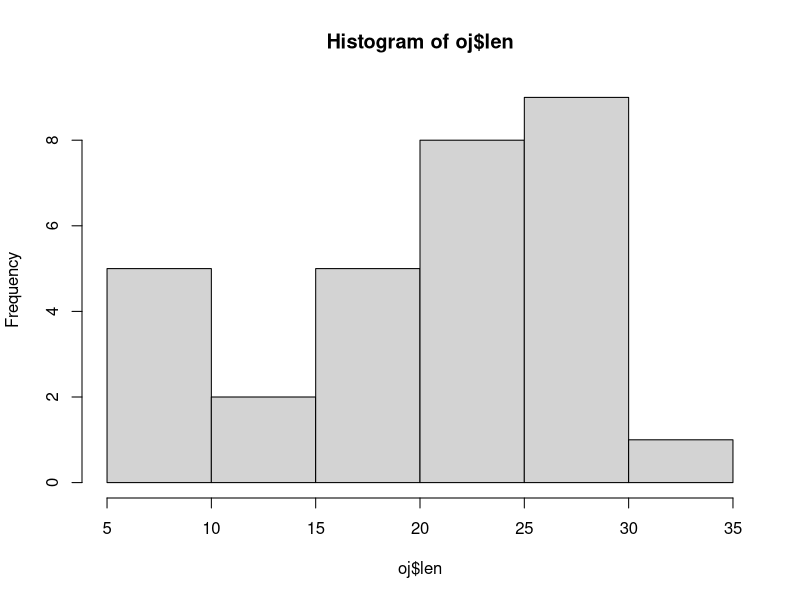
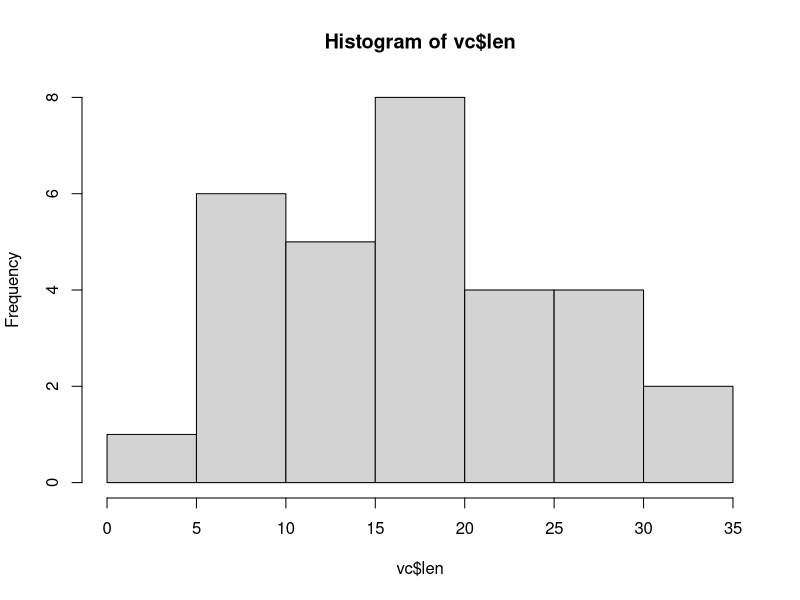

The R source for these figures, in order: (Note: this script raises an error after producing the figures.)
## ---- chunk 1
knitr::opts_chunk$set(echo = TRUE)
## ---- chunk 2

# Load dataset
library(datasets)
data("ToothGrowth")

## ---- chunk 3

# List length of rows / columns
dim(ToothGrowth)

# Determine column data types
str(ToothGrowth)

# Range of tooth growth
range(ToothGrowth$len)

# Levels and counts of delivery methods/supplements
table(ToothGrowth$supp)

# Levels and counts of dosages
table(ToothGrowth$dose)


## ---- chunk 4

# Summarize columns 
summary(ToothGrowth)


# Let's look at our 30 guinea pigs given orange
# juice and ascorbic acid
oj <- ToothGrowth[ToothGrowth$supp == "OJ",]
vc <- ToothGrowth[ToothGrowth$supp == "VC",]

# A histogram of tooth odontoblast length
# appears to have a positive slope possibly 
# due to increasing dosages of orange juice. 
hist(oj$len)

# The histogram of the tooth growth for guinea
# pigs given ascorbic acid looks almost normal.
hist(vc$len)

## ---- chunk 5
# So lets compare tooth growth by supplement by 
# dosage levels

# Given an 0.5 milligram/day dosage, we have
# 10 samples of guinea pigs given orange juice
# and 10 samples of guinea pigs given ascorbic acid
oj05 <- ToothGrowth[ToothGrowth$dose == 0.5 & ToothGrowth$supp == "OJ",]
vc05 <- ToothGrowth[ToothGrowth$dose == 0.5 & ToothGrowth$supp == "VC",]
dim(oj05)
dim(vc05)

# Our means and standard error for the orange
# juice samples at the 0.5 mg/day level are:
mean(oj05$len)
sd(oj05$len)

# So we conduct a t-test on the orange 
# juice sample at the 0.5 mg/day dosage level.
# This shows we can reject the null hypothesis
# that the orange juice had no impact on the 
# guinea pigs' tooth growth.
t.test(oj05$len)

# Our means and standard error for the ascorbic
# acid samples at the 0.5 mg/day level are:
mean(vc05$len)
sd(vc05$len)

# So we conduct a t-test on the ascorbic 
# acid sample at the 0.5 mg/day dosage level.
# This shows we can reject the null hypothesis
# that the ascorbic acid had no impact on the 
# guinea pigs' tooth growth.
t.test(vc05$len)

# --------------------------------

# We now compare the guinea pigs' tooth growth 
# under both supplements: 
# ----------------------
# At the 0.5 mg/daydosage level
tg05 <- ToothGrowth[ToothGrowth$dose == 0.5,] 
t.test(len ~ supp, paired = F, var.equal = F, data = tg05)

# At the 1.0 mg/daydosage level
tg10 <- ToothGrowth[ToothGrowth$dose == 1.0,] 
t.test(len ~ supp, paired = F, var.equal = F, data = tg10)

# At the 2.0 mg/daydosage level
tg20 <- ToothGrowth[ToothGrowth$dose == 2.0,] 
t.test(len ~ supp, paired = F, var.equal = F, data = tg20)




# The power of the orange juice samples at the
# 0.5 mg/day level are:
# power.t.test(n=10,delta = 13.23,sd= 4.459709, type="one.sample", alt = "one.sided")$power

## ---- chunk 6


